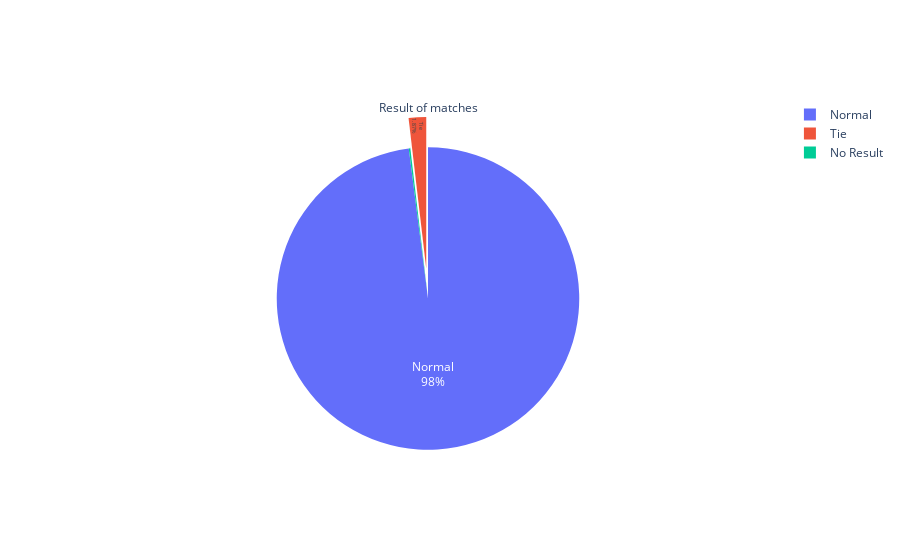

Notebook code for this chart:
### Code cell
import plotly.graph_objects as go
normal = agg_data[agg_data['SuperOver'] == 'N']
tie = agg_data[agg_data['SuperOver'] == 'Y']
no_result = agg_data[agg_data['SuperOver'].isna()]

result = pd.DataFrame({'Result':['Normal','Tie','No Result'],'per':[normal.shape[0], tie.shape[0], no_result.shape[0]] })

labels = result['Result']
values = result['per']

fig = go.Figure(data=[go.Pie(labels=labels,title='Result of matches', values=values, pull=[0, 0.2, 0])])
fig.update_traces(textposition='inside', textinfo='percent+label')
fig.show()

### Figure 1 — Plotly figure (JSON) as saved in the notebook; plotly's stock layout.template omitted (floating-point values rounded to 4 significant figures)
{"data": [{"labels": ["Normal", "Tie", "No Result"], "pull": [0, 0.2, 0], "textinfo": "percent+label", "textposition": "inside", "title": {"text": "Result of matches"}, "type": "pie", "values": [183696, 3497, 309]}], "layout": {}}
